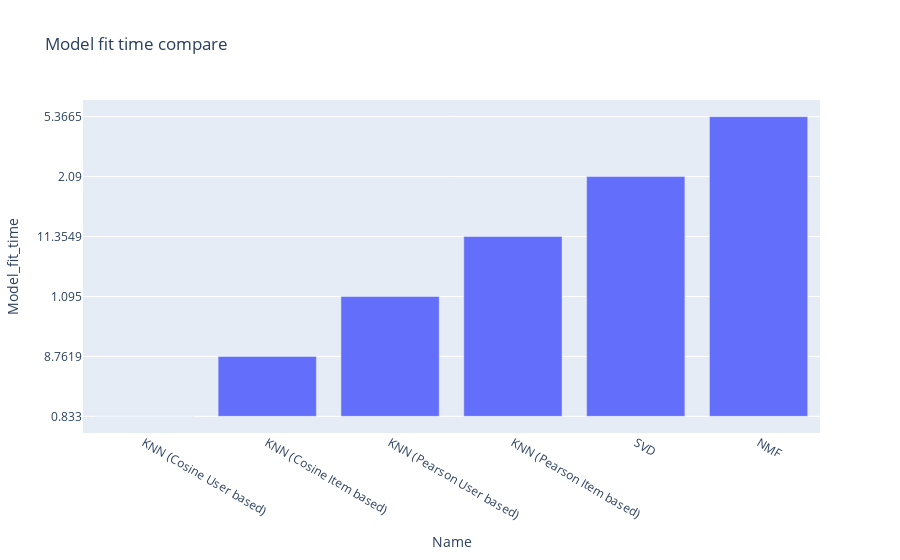

The notebook cell saved with this chart:
### Markdown cell above
* For ploting I'm not using the grid search KNN because the fiting time more compare to others that makes graph incredible

### Code cell
import plotly.express as px
fig = px.bar(plot_benchmark, x='Name', y='Model_fit_time', title="Model fit time compare")
fig.show()

### Figure 1 — Plotly figure (JSON) as saved in the notebook; plotly's stock layout.template omitted (floating-point values rounded to 4 significant figures)
{"data": [{"alignmentgroup": "True", "hovertemplate": "Name=%{x}<br>Model_fit_time=%{y}<extra></extra>", "legendgroup": "", "marker": {"color": "#636efa"}, "name": "", "offsetgroup": "", "orientation": "v", "showlegend": false, "textposition": "auto", "type": "bar", "x": ["KNN (Cosine User based)", "KNN (Cosine Item based)", "KNN (Pearson User based)", "KNN (Pearson Item based)", "SVD", "NMF"], "xaxis": "x", "y": ["0.833", "8.7619", "1.095", "11.3549", "2.09", "5.3665"], "yaxis": "y"}], "layout": {"barmode": "relative", "legend": {"tracegroupgap": 0}, "title": {"text": "Model fit time compare"}, "xaxis": {"anchor": "y", "domain": [0, 1], "title": {"text": "Name"}}, "yaxis": {"anchor": "x", "domain": [0, 1], "title": {"text": "Model_fit_time"}}}}
